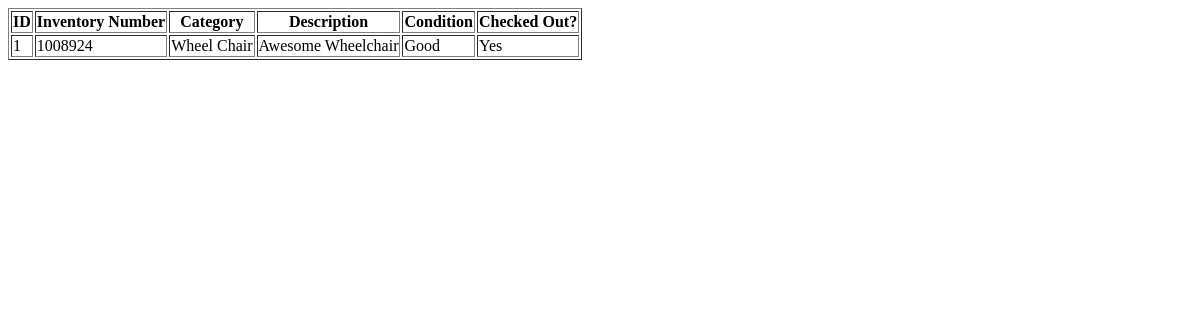
Before: /testing/ with the older database file.
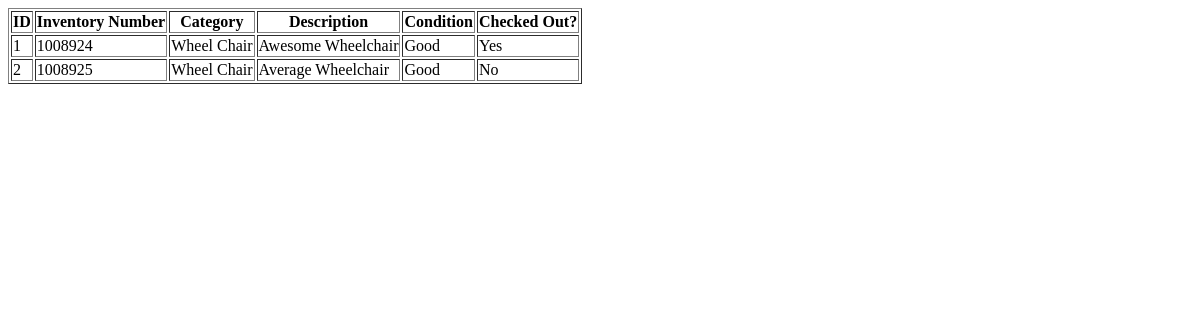
After: the same page with the newer database file.
### loans/models.py (models this page shows)
class Equipment(models.Model):
    invnumber = models.IntegerField()
    category = models.CharField(max_length=10)
    description = models.CharField(max_length=225)
    condition = models.CharField(max_length=225)
    checkedout = models.CharField(max_length=5)

### loans/views.py (the view)
# urls.py: path('testing/', views.testing, name="testing"),
def testing(request):
 items = Equipment.objects.filter(category = 'Wheel Chair', condition = 'Good').values()
 template = loader.get_template('template.html')
 context = {
   'items': items,
 }
 return HttpResponse(template.render(context, request))

### loans/templates/template.html
<!DOCTYPE html>
<html>
<body>
<table border='1'>
 <tr>
   <th>ID</th>
   <th>Inventory Number</th>
   <th>Category</th>
   <th>Description</th>
   <th>Condition</th>
   <th>Checked Out?</th>
 </tr>
 {% for x in items %}
   <tr>
     <td>{{ x.id }}</td>
     <td>{{ x.invnumber }}</td>
     <td>{{ x.category }}</td>
     <td>{{ x.description }}</td>
     <td>{{ x.condition }}</td>
     <td>{{ x.checkedout }}</td>
   </tr>
 {% endfor %}
</table>
</body>
</html>

Changed rows visible on the page:
now on this page (row edited): Equipment: id "2", invnumber "1008925", category "Wheel Chair", description "Average Wheelchair", condition "Good", checkedout "No"
